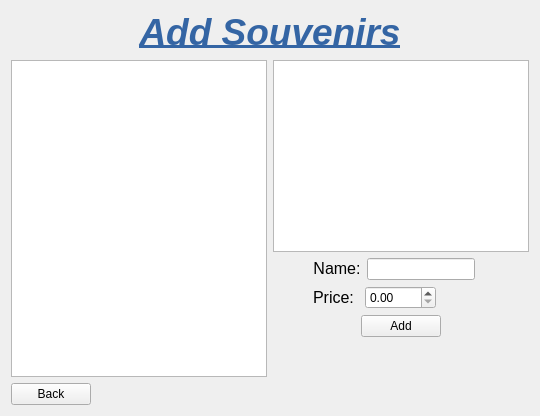
      <widget class="QWidget" name="page_add_souvenir">
       <layout class="QVBoxLayout" name="verticalLayout_32">
        <item>
         <layout class="QVBoxLayout" name="verticalLayout_31">
          <item>
           <layout class="QVBoxLayout" name="verticalLayout_30">
            <item>
             <widget class="QLabel" name="label_add_souvenir_title">
              <property name="text">
               <string>&lt;html&gt;&lt;head/&gt;&lt;body&gt;&lt;p align=&quot;center&quot;&gt;&lt;span style=&quot; font-size:28pt; font-weight:600; font-style:italic; text-decoration: underline; color:#3465a4;&quot;&gt;Add Souvenirs&lt;/span&gt;&lt;/p&gt;&lt;/body&gt;&lt;/html&gt;</string>
              </property>
             </widget>
            </item>
            <item>
             <layout class="QHBoxLayout" name="horizontalLayout_33">
              <item>
               <widget class="QTableWidget" name="tableWidget_addSouvenirCollegeList">
                <property name="editTriggers">
                 <set>QAbstractItemView::NoEditTriggers</set>
                </property>
                <property name="selectionMode">
                 <enum>QAbstractItemView::SingleSelection</enum>
                </property>
                <property name="selectionBehavior">
                 <enum>QAbstractItemView::SelectRows</enum>
                </property>
               </widget>
              </item>
              <item>
               <layout class="QVBoxLayout" name="verticalLayout_29">
                <item>
                 <widget class="QTableView" name="tableView_displaySouvenirs">
                  <property name="editTriggers">
                   <set>QAbstractItemView::NoEditTriggers</set>
                  </property>
                  <property name="selectionMode">
                   <enum>QAbstractItemView::NoSelection</enum>
                  </property>
                  <property name="selectionBehavior">
                   <enum>QAbstractItemView::SelectRows</enum>
                  </property>
                 </widget>
                </item>
                <item>
                 <layout class="QVBoxLayout" name="verticalLayout_20">
                  <item>
                   <layout class="QHBoxLayout" name="horizontalLayout_31">
                    <item>
                     <layout class="QHBoxLayout" name="horizontalLayout_27">
                      <item>
                       <spacer name="horizontalSpacer_49">
                        <property name="orientation">
                         <enum>Qt::Horizontal</enum>
                        </property>
                        <property name="sizeHint" stdset="0">
                         <size>
                          <width>40</width>
                          <height>20</height>
                         </size>
                        </property>
                       </spacer>
                      </item>
                      <item>
                       <widget class="QLabel" name="label_addSouvenirName">
                        <property name="text">
                         <string>&lt;html&gt;&lt;head/&gt;&lt;body&gt;&lt;p align=&quot;center&quot;&gt;&lt;span style=&quot; font-size:12pt;&quot;&gt;Name:&lt;/span&gt;&lt;/p&gt;&lt;/body&gt;&lt;/html&gt;</string>
                        </property>
                       </widget>
                      </item>
                      <item>
                       <widget class="QLineEdit" name="lineEdit_addSouvenirName">
                        <property name="maxLength">
                         <number>50</number>
                        </property>
                       </widget>
                      </item>
                     </layout>
                    </item>
                    <item>
                     <spacer name="horizontalSpacer_46">
                      <property name="orientation">
                       <enum>Qt::Horizontal</enum>
                      </property>
                      <property name="sizeHint" stdset="0">
                       <size>
                        <width>40</width>
                        <height>20</height>
                       </size>
                      </property>
                     </spacer>
                    </item>
                   </layout>
                  </item>
                  <item>
                   <layout class="QHBoxLayout" name="horizontalLayout_32">
                    <item>
                     <layout class="QHBoxLayout" name="horizontalLayout_26">
                      <item>
                       <spacer name="horizontalSpacer_50">
                        <property name="orientation">
                         <enum>Qt::Horizontal</enum>
                        </property>
                        <property name="sizeHint" stdset="0">
                         <size>
                          <width>40</width>
                          <height>20</height>
                         </size>
                        </property>
                       </spacer>
                      </item>
                      <item>
                       <widget class="QLabel" name="label_addSouvenirPrice">
                        <property name="text">
                         <string>&lt;html&gt;&lt;head/&gt;&lt;body&gt;&lt;p&gt;&lt;span style=&quot; font-size:12pt;&quot;&gt;Price: &lt;/span&gt;&lt;/p&gt;&lt;/body&gt;&lt;/html&gt;</string>
                        </property>
                       </widget>
                      </item>
                      <item>
                       <widget class="QDoubleSpinBox" name="doubleSpinBox_addSouvenirPrice">
                        <property name="maximum">
                         <double>1000.000000000000000</double>
                        </property>
                       </widget>
                      </item>
                     </layout>
                    </item>
                    <item>
                     <spacer name="horizontalSpacer_47">
                      <property name="orientation">
                       <enum>Qt::Horizontal</enum>
                      </property>
                      <property name="sizeHint" stdset="0">
                       <size>
                        <width>40</width>
                        <height>20</height>
                       </size>
                      </property>
                     </spacer>
                    </item>
                   </layout>
                  </item>
                  <item>
                   <layout class="QHBoxLayout" name="horizontalLayout_30">
                    <item>
                     <spacer name="horizontalSpacer_43">
                      <property name="orientation">
                       <enum>Qt::Horizontal</enum>
                      </property>
                      <property name="sizeHint" stdset="0">
                       <size>
                        <width>40</width>
                        <height>20</height>
                       </size>
                      </property>
                     </spacer>
                    </item>
                    <item>
                     <widget class="QPushButton" name="pushButton_addSouvenir">
                      <property name="text">
                       <string>Add</string>
                      </property>
                     </widget>
                    </item>
                    <item>
                     <spacer name="horizontalSpacer_42">
                      <property name="orientation">
                       <enum>Qt::Horizontal</enum>
                      </property>
                      <property name="sizeHint" stdset="0">
                       <size>
                        <width>40</width>
                        <height>20</height>
                       </size>
                      </property>
                     </spacer>
                    </item>
                   </layout>
                  </item>
                 </layout>
                </item>
                <item>
                 <spacer name="verticalSpacer_18">
                  <property name="orientation">
                   <enum>Qt::Vertical</enum>
                  </property>
                  <property name="sizeHint" stdset="0">
                   <size>
                    <width>20</width>
                    <height>40</height>
                   </size>
                  </property>
                 </spacer>
                </item>
               </layout>
              </item>
             </layout>
            </item>
           </layout>
          </item>
          <item>
           <layout class="QHBoxLayout" name="horizontalLayout_34">
            <item>
             <widget class="QPushButton" name="pushButton_back">
              <property name="text">
               <string>Back</string>
              </property>
             </widget>
            </item>
            <item>
             <spacer name="horizontalSpacer_48">
              <property name="orientation">
               <enum>Qt::Horizontal</enum>
              </property>
              <property name="sizeHint" stdset="0">
               <size>
                <width>40</width>
                <height>20</height>
               </size>
              </property>
             </spacer>
            </item>
           </layout>
          </item>
         </layout>
        </item>
       </layout>
      </widget>
